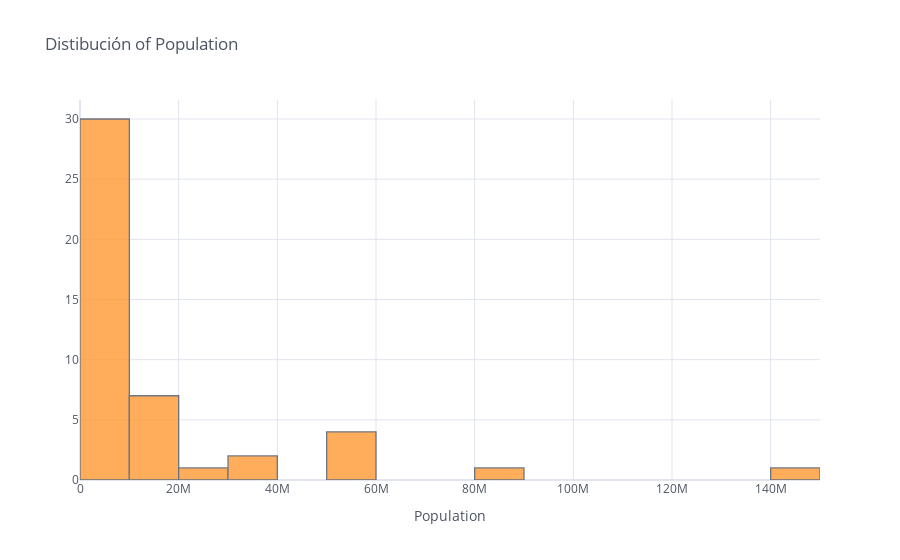

This figure's notebook cell:
### Code cell
#Histplot o Histograma
data2[['Europe']].iplot(kind='hist',xTitle='Population', 
                               title='Distibución of Population')

### Figure 1 — Plotly figure (JSON) as saved in the notebook; plotly's stock layout.template omitted (floating-point values rounded to 4 significant figures; data arrays with more than 128 entries replaced by an {"elided": "..."} marker saying what was removed)
{"data": [{"histfunc": "count", "histnorm": "", "marker": {"color": "rgba(255, 153, 51, 1.0)", "line": {"color": "#4D5663", "width": 1.3}}, "name": "Europe", "opacity": 0.8, "orientation": "v", "type": "histogram", "x": {"elided": "239 int values"}}], "layout": {"barmode": "overlay", "legend": {"bgcolor": "#FFFFFF", "font": {"color": "#4D5663"}}, "paper_bgcolor": "#FFFFFF", "plot_bgcolor": "#FFFFFF", "title": {"font": {"color": "#4D5663"}, "text": "Distibución of Population"}, "xaxis": {"gridcolor": "#E1E5ED", "showgrid": true, "tickfont": {"color": "#4D5663"}, "title": {"font": {"color": "#4D5663"}, "text": "Population"}, "zerolinecolor": "#E1E5ED"}, "yaxis": {"gridcolor": "#E1E5ED", "showgrid": true, "tickfont": {"color": "#4D5663"}, "title": {"font": {"color": "#4D5663"}, "text": ""}, "zerolinecolor": "#E1E5ED"}}}
